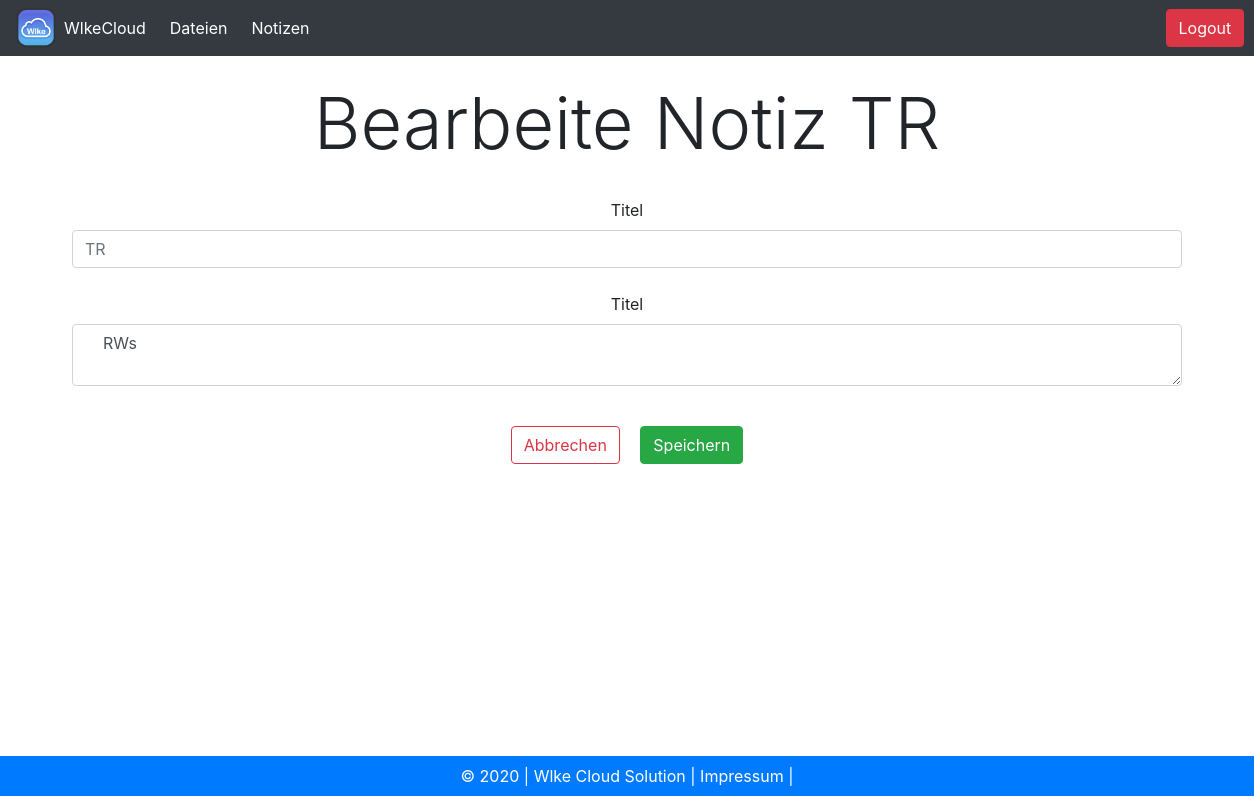
The app's page /notes/edit/40/ (signed in) with its own data.
### notes/models.py (models this page shows, shortened)
class Notiz(models.Model):
    benutzer = models.ForeignKey(
        User, on_delete=models.CASCADE, related_name="notiz", null=True)
    titel = models.CharField(max_length=200)
    body = models.TextField()
    archived = models.BooleanField(default=False)
    class Meta:
        verbose_name_plural = 'Notizen'

### notes/views.py (the view)
# urls.py: path('edit/<int:note_id>/', views.edit),
def edit(request, note_id):
    if request.method == "POST":
        print(request.POST)
    frontend_data = {'note_id': note_id}
    return render(request, "notes/notes_edit.html", frontend_data)

### templates/notes/notes_edit.html (shortened to what this page needs)
{% extends 'base_storage.html' %} {% block titel %}Bearbeite Notiz{% endblock %}
{% block content %}
<br>
{% for note in user.notiz.all %}
    {% if note.id == note_id %}
        <h1 class="text-center display-3 mx-auto">Bearbeite Notiz {{note.titel}}</h1>
        <br>
        <form method="POST" class="text-center mx-auto">
            <div class="form-group">
                <label for="note-titel">Titel</label>
                <input type="text" class="form-control" placeholder="{{note.titel}}" name="note-titel"  id="note-titel"></input>
                <br>
                <label for="note-body">Titel</label>
                <textarea type="text" class="form-control" placeholder="Notiz" name="note-body  id="note-body">  {{note.body}}  </textarea>
                <br>
                <button type="reset" class="btn btn-outline-danger mt-3 mr-2 ml-2 mb-2">Abbrechen</button>
                <button type="submit" class="btn btn-success mt-3 mr-2 ml-2 mb-2" >Speichern</button>
            </div>
        </form>
    {% endif %}
{% endfor %}
{% endblock %}

### records on screen
Notiz: titel "TR", note-titel "TR", body "RWs"
